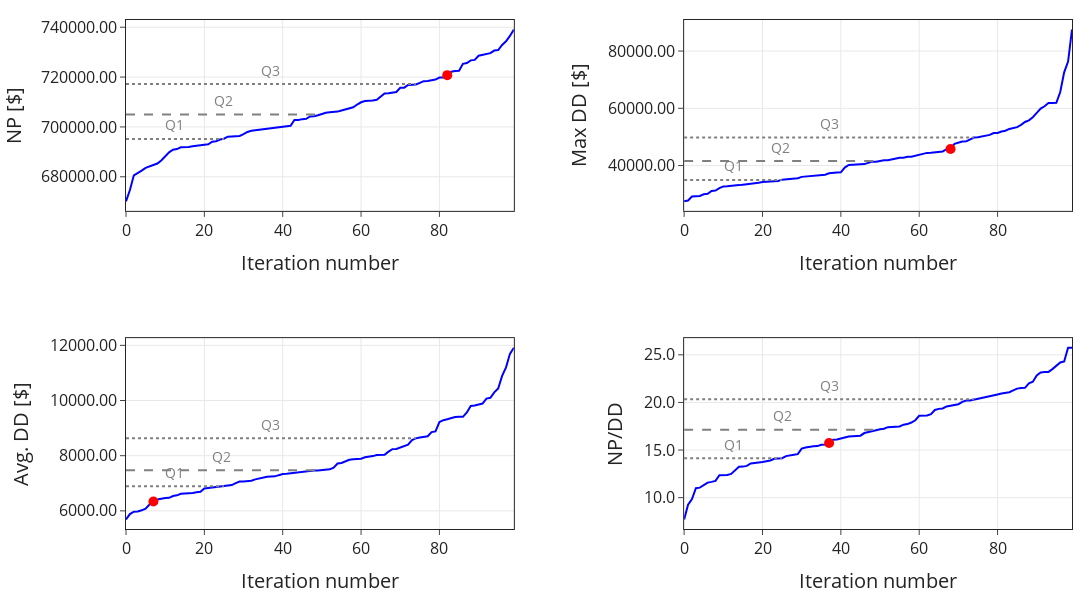

Notebook code for this chart:
### Code cell
figure = make_subplots(rows = 2, cols = 2, vertical_spacing = 0.25, horizontal_spacing = 0.18)
figure.update_layout(go.Layout(margin = dict(l = 20, r = 20, t = 20, b = 20), template = 'simple_white', showlegend = False,
                               xaxis1 = {'showgrid': True, 'showline': True, 'mirror': True, 'titlefont': {'size': 20}, 'tickfont': {'size': 16}, 'title': 'Iteration number'},
                               yaxis1 = {'showgrid': True, 'showline': True, 'mirror': True, 'titlefont': {'size': 20}, 'tickfont': {'size': 16},
                                        'tickformat': f'.{2}f', 'title': 'NP [$]'},
                               xaxis2 = {'showgrid': True, 'showline': True, 'mirror': True, 'titlefont': {'size': 20}, 'tickfont': {'size': 16}, 'title': 'Iteration number'},
                               yaxis2 = {'showgrid': True, 'showline': True, 'mirror': True, 'titlefont': {'size': 20}, 'tickfont': {'size': 16},
                                        'tickformat': f'.{2}f', 'title': 'Max DD [$]'},
                               xaxis3 = {'showgrid': True, 'showline': True, 'mirror': True, 'titlefont': {'size': 20}, 'tickfont': {'size': 16}, 'title': 'Iteration number'},
                               yaxis3 = {'showgrid': True, 'showline': True, 'mirror': True, 'titlefont': {'size': 20}, 'tickfont': {'size': 16},
                                        'tickformat': f'.{2}f', 'title': 'Avg. DD [$]'},
                               xaxis4 = {'showgrid': True, 'showline': True, 'mirror': True, 'titlefont': {'size': 20}, 'tickfont': {'size': 16}, 'title': 'Iteration number'},
                               yaxis4 = {'showgrid': True, 'showline': True, 'mirror': True, 'titlefont': {'size': 20}, 'tickfont': {'size': 16},
                                        'tickformat': f'.{1}f', 'title': 'NP/DD'},
                               font = {'size': 28}, autosize = False, width = 1200, height = 600, hovermode = 'closest'))
#
list_np_mc = np.sort([i['cum_profit'].values[-1] for i in list_mc])
figure.add_trace(go.Scatter(x = np.arange(len(list_mc)), y = np.sort([i['cum_profit'].values[-1] for i in list_mc]), mode = 'lines', line_color = 'blue'), row = 1, col = 1)
figure.add_trace(go.Scatter(x = [np.argmin(abs(list_np_mc - df_port['cum_profit'].values[-1]))],
                            y = [df_port['cum_profit'].values[-1]], marker_color = 'red', marker_size = 10), row = 1, col = 1)
figure.add_trace(go.Scatter(x = [0, np.argmin(abs(list_np_mc - np.quantile(list_np_mc, 0.5)))],
                            y = [np.quantile(list_np_mc, 0.5)]*2, mode = 'lines', line_color = 'grey', line_dash = 'dash'), row = 1, col = 1)
figure.add_annotation(x = np.argmin(abs(list_np_mc - np.quantile(list_np_mc, 0.5)))/2, y = np.quantile(list_np_mc, 0.5), text = 'Q2', showarrow = False, yshift = 14,
                      font = {'size': 14, 'color': 'gray'}, row = 1, col = 1)
figure.add_trace(go.Scatter(x = [0, np.argmin(abs(list_np_mc - np.quantile(list_np_mc, 0.25)))],
                            y = [np.quantile(list_np_mc, 0.25)]*2, mode = 'lines', line_color = 'grey', line_dash = 'dot'), row = 1, col = 1)
figure.add_annotation(x = np.argmin(abs(list_np_mc - np.quantile(list_np_mc, 0.25)))/2, y = np.quantile(list_np_mc, 0.25), text = 'Q1', showarrow = False, yshift = 14,
                      font = {'size': 14, 'color': 'gray'}, row = 1, col = 1)
figure.add_trace(go.Scatter(x = [0, np.argmin(abs(list_np_mc - np.quantile(list_np_mc, 0.75)))],
                            y = [np.quantile(list_np_mc, 0.75)]*2, mode = 'lines', line_color = 'grey', line_dash = 'dot'), row = 1, col = 1)
figure.add_annotation(x = np.argmin(abs(list_np_mc - np.quantile(list_np_mc, 0.75)))/2, y = np.quantile(list_np_mc, 0.75), text = 'Q3', showarrow = False, yshift = 14,
                      font = {'size': 14, 'color': 'gray'}, row = 1, col = 1)
#
list_dd_mc = np.sort([-i['dd'].min() for i in list_mc])
figure.add_trace(go.Scatter(x = np.arange(len(list_mc)), y = np.sort([-i['dd'].min() for i in list_mc]), mode = 'lines', line_color = 'blue'), row = 1, col = 2)
figure.add_trace(go.Scatter(x = [np.argmin(abs(list_dd_mc - -df_port['dd'].min()))],
                            y = [-df_port['dd'].min()], marker_color = 'red', marker_size = 10), row = 1, col = 2)
figure.add_trace(go.Scatter(x = [0, np.argmin(abs(list_dd_mc - np.quantile(list_dd_mc, 0.5)))],
                            y = [np.quantile(list_dd_mc, 0.5)]*2, mode = 'lines', line_color = 'grey', line_dash = 'dash'), row = 1, col = 2)
figure.add_annotation(x = np.argmin(abs(list_dd_mc - np.quantile(list_dd_mc, 0.5)))/2, y = np.quantile(list_dd_mc, 0.5), text = 'Q2', showarrow = False, yshift = 14,
                      font = {'size': 14, 'color': 'gray'}, row = 1, col = 2)
figure.add_trace(go.Scatter(x = [0, np.argmin(abs(list_dd_mc - np.quantile(list_dd_mc, 0.25)))],
                            y = [np.quantile(list_dd_mc, 0.25)]*2, mode = 'lines', line_color = 'grey', line_dash = 'dot'), row = 1, col = 2)
figure.add_annotation(x = np.argmin(abs(list_dd_mc - np.quantile(list_dd_mc, 0.25)))/2, y = np.quantile(list_dd_mc, 0.25), text = 'Q1', showarrow = False, yshift = 14,
                      font = {'size': 14, 'color': 'gray'}, row = 1, col = 2)
figure.add_trace(go.Scatter(x = [0, np.argmin(abs(list_dd_mc - np.quantile(list_dd_mc, 0.75)))],
                            y = [np.quantile(list_dd_mc, 0.75)]*2, mode = 'lines', line_color = 'grey', line_dash = 'dot'), row = 1, col = 2)
figure.add_annotation(x = np.argmin(abs(list_dd_mc - np.quantile(list_dd_mc, 0.75)))/2, y = np.quantile(list_dd_mc, 0.75), text = 'Q3', showarrow = False, yshift = 14,
                      font = {'size': 14, 'color': 'gray'}, row = 1, col = 2)
#
list_dd_avg_mc = np.sort([-i['dd'].mean() for i in list_mc])
figure.add_trace(go.Scatter(x = np.arange(len(list_mc)), y = np.sort([-i['dd'].mean() for i in list_mc]), mode = 'lines', line_color = 'blue'), row = 2, col = 1)
figure.add_trace(go.Scatter(x = [np.argmin(abs(list_dd_avg_mc - -df_port['dd'].mean()))],
                            y = [-df_port['dd'].mean()], marker_color = 'red', marker_size = 10), row = 2, col = 1)
figure.add_trace(go.Scatter(x = [0, np.argmin(abs(list_dd_avg_mc - np.quantile(list_dd_avg_mc, 0.5)))],
                            y = [np.quantile(list_dd_avg_mc, 0.5)]*2, mode = 'lines', line_color = 'grey', line_dash = 'dash'), row = 2, col = 1)
figure.add_annotation(x = np.argmin(abs(list_dd_avg_mc - np.quantile(list_dd_avg_mc, 0.5)))/2, y = np.quantile(list_dd_avg_mc, 0.5), text = 'Q2', showarrow = False, yshift = 14,
                      font = {'size': 14, 'color': 'gray'}, row = 2, col = 1)
figure.add_trace(go.Scatter(x = [0, np.argmin(abs(list_dd_avg_mc - np.quantile(list_dd_avg_mc, 0.25)))],
                            y = [np.quantile(list_dd_avg_mc, 0.25)]*2, mode = 'lines', line_color = 'grey', line_dash = 'dot'), row = 2, col = 1)
figure.add_annotation(x = np.argmin(abs(list_dd_avg_mc - np.quantile(list_dd_avg_mc, 0.25)))/2, y = np.quantile(list_dd_avg_mc, 0.25), text = 'Q1', showarrow = False, yshift = 14,
                      font = {'size': 14, 'color': 'gray'}, row = 2, col = 1)
figure.add_trace(go.Scatter(x = [0, np.argmin(abs(list_dd_avg_mc - np.quantile(list_dd_avg_mc, 0.75)))],
                            y = [np.quantile(list_dd_avg_mc, 0.75)]*2, mode = 'lines', line_color = 'grey', line_dash = 'dot'), row = 2, col = 1)
figure.add_annotation(x = np.argmin(abs(list_dd_avg_mc - np.quantile(list_dd_avg_mc, 0.75)))/2, y = np.quantile(list_dd_avg_mc, 0.75), text = 'Q3', showarrow = False, yshift = 14,
                      font = {'size': 14, 'color': 'gray'}, row = 2, col = 1)
#
list_np_dd_mc = np.sort([-i['cum_profit'].values[-1]/i['dd'].min() for i in list_mc])
figure.add_trace(go.Scatter(x = np.arange(len(list_mc)), y = list_np_dd_mc, mode = 'lines', line_color = 'blue'), row = 2, col = 2)
figure.add_trace(go.Scatter(x = [np.argmin(abs(list_np_dd_mc - -df_port['cum_profit'].values[-1]/df_port['dd'].min()))],
                            y = [-df_port['cum_profit'].values[-1]/df_port['dd'].min()], marker_color = 'red', marker_size = 10), row = 2, col = 2)
figure.add_trace(go.Scatter(x = [0, np.argmin(abs(list_np_dd_mc - np.quantile(list_np_dd_mc, 0.5)))],
                            y = [np.quantile(list_np_dd_mc, 0.5)]*2, mode = 'lines', line_color = 'grey', line_dash = 'dash'), row = 2, col = 2)
figure.add_annotation(x = np.argmin(abs(list_np_dd_mc - np.quantile(list_np_dd_mc, 0.5)))/2, y = np.quantile(list_np_dd_mc, 0.5), text = 'Q2', showarrow = False, yshift = 14,
                      font = {'size': 14, 'color': 'gray'}, row = 2, col = 2)
figure.add_trace(go.Scatter(x = [0, np.argmin(abs(list_np_dd_mc - np.quantile(list_np_dd_mc, 0.25)))],
                            y = [np.quantile(list_np_dd_mc, 0.25)]*2, mode = 'lines', line_color = 'grey', line_dash = 'dot'), row = 2, col = 2)
figure.add_annotation(x = np.argmin(abs(list_np_dd_mc - np.quantile(list_np_dd_mc, 0.25)))/2, y = np.quantile(list_np_dd_mc, 0.25), text = 'Q1', showarrow = False, yshift = 14,
                      font = {'size': 14, 'color': 'gray'}, row = 2, col = 2)
figure.add_trace(go.Scatter(x = [0, np.argmin(abs(list_np_dd_mc - np.quantile(list_np_dd_mc, 0.75)))],
                            y = [np.quantile(list_np_dd_mc, 0.75)]*2, mode = 'lines', line_color = 'grey', line_dash = 'dot'), row = 2, col = 2)
figure.add_annotation(x = np.argmin(abs(list_np_dd_mc - np.quantile(list_np_dd_mc, 0.75)))/2, y = np.quantile(list_np_dd_mc, 0.75), text = 'Q3', showarrow = False, yshift = 14,
                      font = {'size': 14, 'color': 'gray'}, row = 2, col = 2)

### Figure 1 — Plotly figure (JSON) as saved in the notebook; plotly's stock layout.template omitted (floating-point values rounded to 4 significant figures)
{"data": [{"line": {"color": "blue"}, "mode": "lines", "type": "scatter", "x": [0, 1, 2, 3, 4, 5, 6, 7, 8, 9, 10, 11, 12, 13, 14, 15, 16, 17, 18, 19, 20, 21, 22, 23, 24, 25, 26, 27, 28, 29, 30, 31, 32, 33, 34, 35, 36, 37, 38, 39, 40, 41, 42, 43, 44, 45, 46, 47, 48, 49, 50, 51, 52, 53, 54, 55, 56, 57, 58, 59, 60, 61, 62, 63, 64, 65, 66, 67, 68, 69, 70, 71, 72, 73, 74, 75, 76, 77, 78, 79, 80, 81, 82, 83, 84, 85, 86, 87, 88, 89, 90, 91, 92, 93, 94, 95, 96, 97, 98, 99], "xaxis": "x", "y": [670200.0, 674700.0, 680600.0, 681700.0, 682500.0, 683600.0, 684200.0, 684700.0, 685300.0, 686500.0, 688100.0, 689800.0, 690800.0, 691100.0, 691800.0, 691800.0, 692000.0, 692300.0, 692500.0, 692600.0, 692900.0, 693100.0, 694100.0, 694300.0, 695000.0, 695300.0, 696100.0, 696100.0, 696300.0, 696400.0, 697100.0, 698000.0, 698500.0, 698600.0, 699000.0, 699000.0, 699300.0, 699400.0, 699600.0, 699800.0, 700000.0, 700200.0, 700400.0, 702800.0, 702800.0, 703100.0, 703200.0, 704200.0, 704300.0, 704700.0, 705300.0, 705700.0, 705900.0, 706000.0, 706100.0, 706600.0, 707100.0, 707500.0, 707900.0, 709000.0, 709900.0, 710400.0, 710400.0, 710600.0, 710900.0, 712400.0, 713400.0, 713500.0, 713700.0, 714000.0, 715700.0, 715800.0, 716800.0, 717000.0, 717000.0, 717700.0, 718400.0, 718500.0, 718700.0, 719000.0, 719800.0, 719900.0, 720600.0, 722100.0, 722400.0, 722600.0, 725300.0, 725700.0, 726700.0, 726900.0, 728600.0, 728900.0, 729200.0, 729600.0, 730600.0, 730800.0, 732900.0, 734300.0, 736500.0, 739100.0], "yaxis": "y"}, {"marker": {"color": "red", "size": 10}, "type": "scatter", "x": [82], "xaxis": "x", "y": [720775], "yaxis": "y"}, {"line": {"color": "grey", "dash": "dash"}, "mode": "lines", "type": "scatter", "x": [0, 50], "xaxis": "x", "y": [705000.0, 705000.0], "yaxis": "y"}, {"line": {"color": "grey", "dash": "dot"}, "mode": "lines", "type": "scatter", "x": [0, 25], "xaxis": "x", "y": [695200.0, 695200.0], "yaxis": "y"}, {"line": {"color": "grey", "dash": "dot"}, "mode": "lines", "type": "scatter", "x": [0, 74], "xaxis": "x", "y": [717200.0, 717200.0], "yaxis": "y"}, {"line": {"color": "blue"}, "mode": "lines", "type": "scatter", "x": [0, 1, 2, 3, 4, 5, 6, 7, 8, 9, 10, 11, 12, 13, 14, 15, 16, 17, 18, 19, 20, 21, 22, 23, 24, 25, 26, 27, 28, 29, 30, 31, 32, 33, 34, 35, 36, 37, 38, 39, 40, 41, 42, 43, 44, 45, 46, 47, 48, 49, 50, 51, 52, 53, 54, 55, 56, 57, 58, 59, 60, 61, 62, 63, 64, 65, 66, 67, 68, 69, 70, 71, 72, 73, 74, 75, 76, 77, 78, 79, 80, 81, 82, 83, 84, 85, 86, 87, 88, 89, 90, 91, 92, 93, 94, 95, 96, 97, 98, 99], "xaxis": "x2", "y": [27500.0, 27790.0, 29180.0, 29350.0, 29350.0, 29960.0, 30110.0, 31120.0, 31270.0, 32080.0, 32710.0, 32770.0, 32990.0, 33140.0, 33160.0, 33320.0, 33480.0, 33570.0, 33640.0, 33980.0, 34260.0, 34320.0, 34370.0, 34550.0, 34620.0, 35070.0, 35140.0, 35230.0, 35270.0, 35570.0, 36040.0, 36180.0, 36300.0, 36380.0, 36690.0, 36690.0, 36770.0, 37290.0, 37530.0, 37550.0, 37610.0, 39290.0, 40220.0, 40260.0, 40280.0, 40310.0, 40500.0, 40920.0, 41350.0, 41360.0, 41730.0, 41850.0, 41890.0, 42230.0, 42600.0, 42720.0, 42750.0, 43070.0, 43080.0, 43430.0, 43720.0, 44300.0, 44420.0, 44450.0, 44530.0, 44640.0, 44920.0, 45700.0, 45830.0, 47590.0, 48000.0, 48370.0, 48440.0, 49220.0, 49780.0, 49910.0, 50240.0, 50340.0, 50710.0, 51360.0, 51380.0, 51910.0, 52160.0, 52790.0, 53240.0, 53420.0, 54200.0, 55230.0, 55800.0, 56900.0, 58380.0, 59930.0, 60710.0, 61840.0, 61890.0, 61940.0, 65710.0, 72550.0, 76310.0, 87510.0], "yaxis": "y2"}, {"marker": {"color": "red", "size": 10}, "type": "scatter", "x": [68], "xaxis": "x2", "y": [45800], "yaxis": "y2"}, {"line": {"color": "grey", "dash": "dash"}, "mode": "lines", "type": "scatter", "x": [0, 49], "xaxis": "x2", "y": [41550.0, 41550.0], "yaxis": "y2"}, {"line": {"color": "grey", "dash": "dot"}, "mode": "lines", "type": "scatter", "x": [0, 25], "xaxis": "x2", "y": [34960.0, 34960.0], "yaxis": "y2"}, {"line": {"color": "grey", "dash": "dot"}, "mode": "lines", "type": "scatter", "x": [0, 74], "xaxis": "x2", "y": [49820.0, 49820.0], "yaxis": "y2"}, {"line": {"color": "blue"}, "mode": "lines", "type": "scatter", "x": [0, 1, 2, 3, 4, 5, 6, 7, 8, 9, 10, 11, 12, 13, 14, 15, 16, 17, 18, 19, 20, 21, 22, 23, 24, 25, 26, 27, 28, 29, 30, 31, 32, 33, 34, 35, 36, 37, 38, 39, 40, 41, 42, 43, 44, 45, 46, 47, 48, 49, 50, 51, 52, 53, 54, 55, 56, 57, 58, 59, 60, 61, 62, 63, 64, 65, 66, 67, 68, 69, 70, 71, 72, 73, 74, 75, 76, 77, 78, 79, 80, 81, 82, 83, 84, 85, 86, 87, 88, 89, 90, 91, 92, 93, 94, 95, 96, 97, 98, 99], "xaxis": "x3", "y": [5688.0, 5883.0, 5972.0, 5976.0, 6020.0, 6078.0, 6231.0, 6384.0, 6414.0, 6451.0, 6467.0, 6473.0, 6540.0, 6564.0, 6617.0, 6629.0, 6634.0, 6649.0, 6672.0, 6689.0, 6813.0, 6829.0, 6830.0, 6851.0, 6886.0, 6900.0, 6917.0, 6935.0, 7007.0, 7061.0, 7067.0, 7076.0, 7091.0, 7142.0, 7179.0, 7207.0, 7235.0, 7250.0, 7251.0, 7294.0, 7334.0, 7344.0, 7365.0, 7371.0, 7391.0, 7408.0, 7420.0, 7456.0, 7461.0, 7464.0, 7479.0, 7493.0, 7506.0, 7569.0, 7718.0, 7736.0, 7780.0, 7853.0, 7868.0, 7881.0, 7888.0, 7941.0, 7955.0, 7985.0, 8022.0, 8034.0, 8036.0, 8148.0, 8238.0, 8245.0, 8295.0, 8330.0, 8401.0, 8567.0, 8629.0, 8661.0, 8686.0, 8703.0, 8857.0, 8881.0, 9220.0, 9286.0, 9321.0, 9363.0, 9398.0, 9409.0, 9410.0, 9569.0, 9805.0, 9822.0, 9842.0, 9889.0, 10070.0, 10100.0, 10300.0, 10440.0, 10890.0, 11200.0, 11690.0, 11920.0], "yaxis": "y3"}, {"marker": {"color": "red", "size": 10}, "type": "scatter", "x": [7], "xaxis": "x3", "y": [6339.0], "yaxis": "y3"}, {"line": {"color": "grey", "dash": "dash"}, "mode": "lines", "type": "scatter", "x": [0, 49], "xaxis": "x3", "y": [7472.0, 7472.0], "yaxis": "y3"}, {"line": {"color": "grey", "dash": "dot"}, "mode": "lines", "type": "scatter", "x": [0, 25], "xaxis": "x3", "y": [6896.0, 6896.0], "yaxis": "y3"}, {"line": {"color": "grey", "dash": "dot"}, "mode": "lines", "type": "scatter", "x": [0, 74], "xaxis": "x3", "y": [8637.0, 8637.0], "yaxis": "y3"}, {"line": {"color": "blue"}, "mode": "lines", "type": "scatter", "x": [0, 1, 2, 3, 4, 5, 6, 7, 8, 9, 10, 11, 12, 13, 14, 15, 16, 17, 18, 19, 20, 21, 22, 23, 24, 25, 26, 27, 28, 29, 30, 31, 32, 33, 34, 35, 36, 37, 38, 39, 40, 41, 42, 43, 44, 45, 46, 47, 48, 49, 50, 51, 52, 53, 54, 55, 56, 57, 58, 59, 60, 61, 62, 63, 64, 65, 66, 67, 68, 69, 70, 71, 72, 73, 74, 75, 76, 77, 78, 79, 80, 81, 82, 83, 84, 85, 86, 87, 88, 89, 90, 91, 92, 93, 94, 95, 96, 97, 98, 99], "xaxis": "x4", "y": [7.709, 9.259, 9.841, 11.0, 11.05, 11.28, 11.58, 11.66, 11.76, 12.36, 12.38, 12.39, 12.49, 12.9, 13.24, 13.26, 13.33, 13.6, 13.63, 13.74, 13.74, 13.82, 13.9, 14.08, 14.1, 14.14, 14.37, 14.46, 14.5, 14.57, 15.15, 15.27, 15.36, 15.39, 15.42, 15.56, 15.57, 15.8, 16.09, 16.1, 16.25, 16.32, 16.42, 16.44, 16.5, 16.51, 16.79, 16.91, 17.03, 17.08, 17.18, 17.24, 17.41, 17.43, 17.43, 17.48, 17.66, 17.73, 17.89, 18.13, 18.6, 18.6, 18.64, 18.77, 19.21, 19.33, 19.37, 19.58, 19.65, 19.69, 19.82, 20.05, 20.2, 20.21, 20.31, 20.37, 20.52, 20.57, 20.67, 20.74, 20.84, 20.93, 21.0, 21.08, 21.26, 21.45, 21.52, 21.53, 22.0, 22.17, 22.84, 23.15, 23.2, 23.21, 23.5, 23.86, 24.2, 24.31, 25.74, 25.75], "yaxis": "y4"}, {"marker": {"color": "red", "size": 10}, "type": "scatter", "x": [37], "xaxis": "x4", "y": [15.74], "yaxis": "y4"}, {"line": {"color": "grey", "dash": "dash"}, "mode": "lines", "type": "scatter", "x": [0, 50], "xaxis": "x4", "y": [17.13, 17.13], "yaxis": "y4"}, {"line": {"color": "grey", "dash": "dot"}, "mode": "lines", "type": "scatter", "x": [0, 25], "xaxis": "x4", "y": [14.13, 14.13], "yaxis": "y4"}, {"line": {"color": "grey", "dash": "dot"}, "mode": "lines", "type": "scatter", "x": [0, 74], "xaxis": "x4", "y": [20.33, 20.33], "yaxis": "y4"}], "layout": {"annotations": [{"font": {"color": "gray", "size": 14}, "showarrow": false, "text": "Q2", "x": 25, "xref": "x", "y": 705000.0, "yref": "y", "yshift": 14}, {"font": {"color": "gray", "size": 14}, "showarrow": false, "text": "Q1", "x": 12.5, "xref": "x", "y": 695200.0, "yref": "y", "yshift": 14}, {"font": {"color": "gray", "size": 14}, "showarrow": false, "text": "Q3", "x": 37, "xref": "x", "y": 717200.0, "yref": "y", "yshift": 14}, {"font": {"color": "gray", "size": 14}, "showarrow": false, "text": "Q2", "x": 24.5, "xref": "x2", "y": 41550.0, "yref": "y2", "yshift": 14}, {"font": {"color": "gray", "size": 14}, "showarrow": false, "text": "Q1", "x": 12.5, "xref": "x2", "y": 34960.0, "yref": "y2", "yshift": 14}, {"font": {"color": "gray", "size": 14}, "showarrow": false, "text": "Q3", "x": 37, "xref": "x2", "y": 49820.0, "yref": "y2", "yshift": 14}, {"font": {"color": "gray", "size": 14}, "showarrow": false, "text": "Q2", "x": 24.5, "xref": "x3", "y": 7472.0, "yref": "y3", "yshift": 14}, {"font": {"color": "gray", "size": 14}, "showarrow": false, "text": "Q1", "x": 12.5, "xref": "x3", "y": 6896.0, "yref": "y3", "yshift": 14}, {"font": {"color": "gray", "size": 14}, "showarrow": false, "text": "Q3", "x": 37, "xref": "x3", "y": 8637.0, "yref": "y3", "yshift": 14}, {"font": {"color": "gray", "size": 14}, "showarrow": false, "text": "Q2", "x": 25, "xref": "x4", "y": 17.13, "yref": "y4", "yshift": 14}, {"font": {"color": "gray", "size": 14}, "showarrow": false, "text": "Q1", "x": 12.5, "xref": "x4", "y": 14.13, "yref": "y4", "yshift": 14}, {"font": {"color": "gray", "size": 14}, "showarrow": false, "text": "Q3", "x": 37, "xref": "x4", "y": 20.33, "yref": "y4", "yshift": 14}], "autosize": false, "font": {"size": 28}, "height": 600, "hovermode": "closest", "margin": {"b": 20, "l": 20, "r": 20, "t": 20}, "showlegend": false, "width": 1200, "xaxis": {"anchor": "y", "autorange": true, "domain": [0, 0.41], "mirror": true, "range": [0, 99], "showgrid": true, "showline": true, "tickfont": {"size": 16}, "title": {"font": {"size": 20}, "text": "Iteration number"}, "type": "linear"}, "xaxis2": {"anchor": "y2", "autorange": true, "domain": [0.59, 1], "mirror": true, "range": [0, 99], "showgrid": true, "showline": true, "tickfont": {"size": 16}, "title": {"font": {"size": 20}, "text": "Iteration number"}, "type": "linear"}, "xaxis3": {"anchor": "y3", "autorange": true, "domain": [0, 0.41], "mirror": true, "range": [0, 99], "showgrid": true, "showline": true, "tickfont": {"size": 16}, "title": {"font": {"size": 20}, "text": "Iteration number"}, "type": "linear"}, "xaxis4": {"anchor": "y4", "autorange": true, "domain": [0.59, 1], "mirror": true, "range": [0, 99], "showgrid": true, "showline": true, "tickfont": {"size": 16}, "title": {"font": {"size": 20}, "text": "Iteration number"}, "type": "linear"}, "yaxis": {"anchor": "x", "autorange": true, "domain": [0.625, 1], "mirror": true, "range": [666300.0, 742900.0], "showgrid": true, "showline": true, "tickfont": {"size": 16}, "tickformat": ".2f", "title": {"font": {"size": 20}, "text": "NP [$]"}, "type": "linear"}, "yaxis2": {"anchor": "x2", "autorange": true, "domain": [0.625, 1], "mirror": true, "range": [24160.0, 90850.0], "showgrid": true, "showline": true, "tickfont": {"size": 16}, "tickformat": ".2f", "title": {"font": {"size": 20}, "text": "Max DD [$]"}, "type": "linear"}, "yaxis3": {"anchor": "x3", "autorange": true, "domain": [0, 0.375], "mirror": true, "range": [5343.0, 12260.0], "showgrid": true, "showline": true, "tickfont": {"size": 16}, "tickformat": ".2f", "title": {"font": {"size": 20}, "text": "Avg. DD [$]"}, "type": "linear"}, "yaxis4": {"anchor": "x4", "autorange": true, "domain": [0, 0.375], "mirror": true, "range": [6.707, 26.76], "showgrid": true, "showline": true, "tickfont": {"size": 16}, "tickformat": ".1f", "title": {"font": {"size": 20}, "text": "NP/DD"}, "type": "linear"}}}
